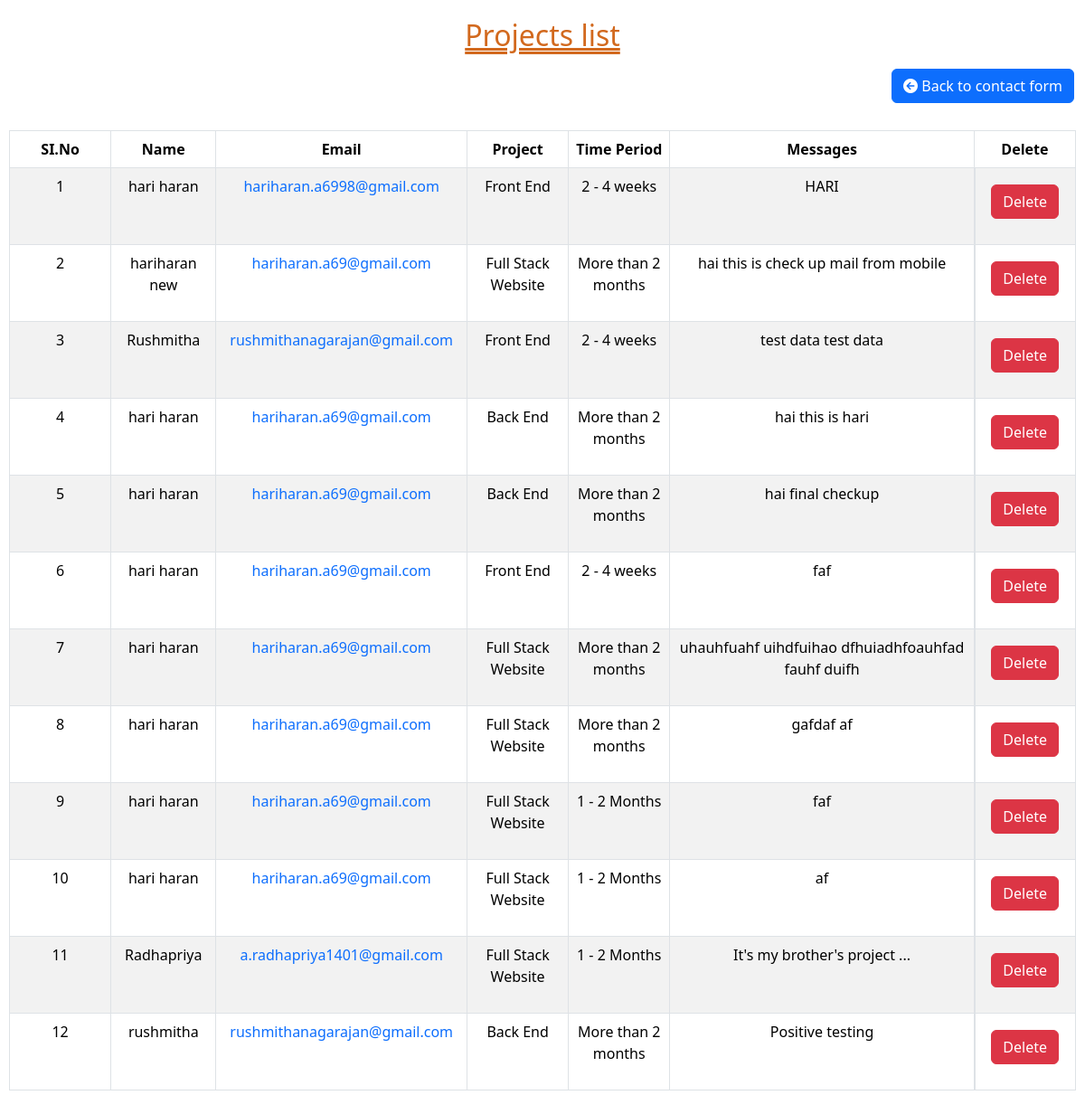
The page /view_contact on the database as committed earlier.
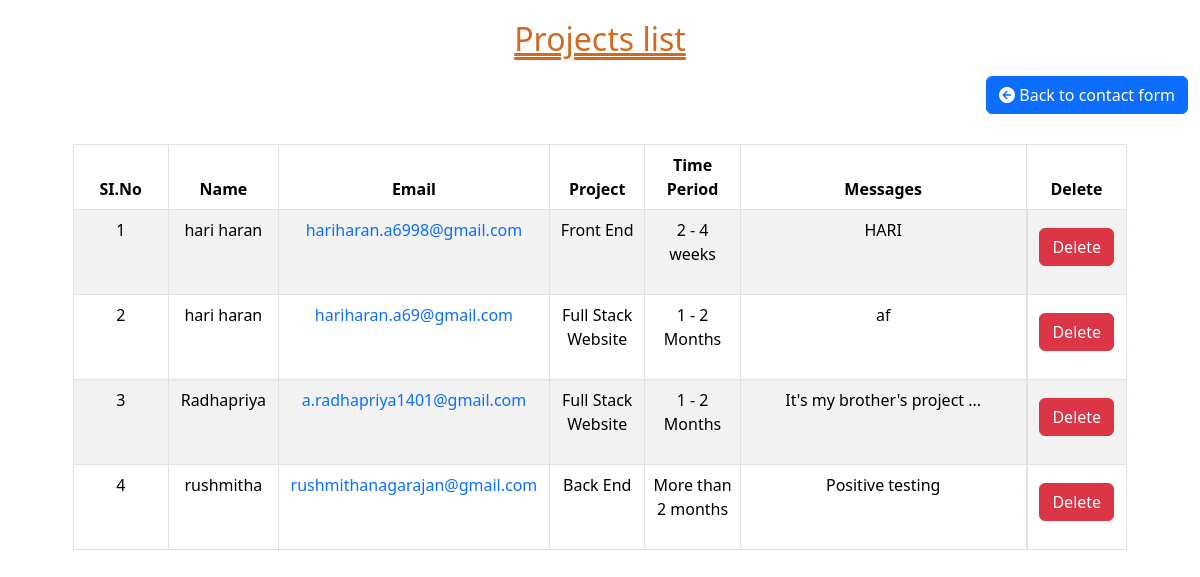
The same page on the database as committed later.
### portfolio_app/models.py (models this page shows, shortened)
class Contact(models.Model):
    web_choice = [
        ('Front End', 'Front End'),
        ('Back End', 'Back End'),
        ('Full Stack Website', 'Full Stack Website'),
        ("I'm not sure yet", "I'm not sure yet"),
    ]
    days_choice = [
        ('2 - 4 weeks', '2 - 4 weeks'),
        ('1 - 2 Months', '1 - 2 Months'),
        ('More than 2 months', 'More than 2 months'),
    ]
    name = models.CharField(max_length = 50)
    email = models.EmailField(max_length = 50)
    web = models.CharField(choices=web_choice, max_length = 50, null = True, blank = True)
    days = models.CharField(choices=days_choice,max_length = 50, null = True, blank = True)
    text = models.TextField(max_length = 500)

### portfolio_app/views.py (the view)
# urls.py: path('view_contact', views.view_contact, name = 'view_contact'),
def view_contact(request):
    contact = Contact.objects.all()
    return render(request, 'admincontact.html',{'contact':contact})

### portfolio_app/custom_context.py (called while the page is built)
def custom_context(request):
    user = get_user(request)
    if user.is_authenticated:
        try:
            profile = UserProfile.objects.get(pro=user)
            image_url = profile.profile.url
        except UserProfile.DoesNotExist:
            image_url = None
    else:
        image_url = None
    return {'image_url': image_url}

### template/admincontact.html (shortened to what this page needs)
<!DOCTYPE html>
<html lang="en">
<head>
    <link rel="stylesheet" href="https://cdn.jsdelivr.net/npm/bootstrap@5.3.2/dist/css/bootstrap.min.css">
    <link rel="stylesheet" href="https://cdnjs.cloudflare.com/ajax/libs/font-awesome/6.5.2/css/all.min.css" />
</head>
<body>
    <div class="mainContainer table-responsive-sm">
        <h2 class="h2">Projects list</h2>
        <div class="container-fluid">
            <a href="contact" class="btn float-right btn-primary"><i class="fa-solid fa-circle-arrow-left"></i> Back to contact form</a>
        </div>
        <div class="sub_container table-responsive">
            <table class="table text-center table-bordered table-striped table-hover">
                <thead>
                    <tr>
                        <th class="col-1">SI.No</th>
                        <th class="col-1">Name</th>
                        <th class="col-1">Email</th>
                        <th class="col-1">Project</th>
                        <th class="col-1">Time Period</th>
                        <th class="col-3" colspan="2">Messages</th>
                        <th class="col-1">Delete</th>
                    </tr>
                </thead>
                <tbody>
                    {% for x in contact %}
                    <tr>
                        <td>{{forloop.counter}}</td>
                        <td>{{x.name}}</td>
                        <td><a href="mailto:{{x.email}}">{{x.email}}</a></td>
                        <td>{{x.web}}</td>
                        <td>{{x.days}}</td>
                        <td colspan="2" colspan="2">{{x.text}}</td>
                        <td class=" center-cell "><a href="delete_contact/{{x.id}}" class="btn btn-danger">Delete</a></td>
                    </tr>
                    {% endfor %}
                </tbody>
            </table>
        </div>
    </div>
</body>
</html>

### template/admincontact.html (style rules this page uses)
* { margin: 0; padding: 0; box-sizing: border-box; }
.mainContainer { height: fit-content; width: 100%; display: grid; place-items: center; }
.sub_container { height: fit-content; padding: 10px; }
.h2 { margin-top: 20px; text-decoration: double underline; color: chocolate; }
a { text-decoration: none; }
.btn { margin-top: 10px; margin-bottom: 20px; float: right; }
.center-cell { display: flex; justify-content: center; align-items: center; }

Rows that differ between the two databases and show on the page:
removed Contact: name "hariharan new", email "hariharan.a69@gmail.com", web "Full Stack Website", days "More than 2 months", text "hai this is check up mail from mobile"
removed Contact: name "Rushmitha", email "rushmithanagarajan@gmail.com", web "Front End", days "2 - 4 weeks", text "test data test data"
removed Contact: name "hari haran", email "hariharan.a69@gmail.com", web "Back End", days "More than 2 months", text "hai this is hari"
removed Contact: name "hari haran", email "hariharan.a69@gmail.com", web "Back End", days "More than 2 months", text "hai final checkup"
removed Contact: name "hari haran", email "hariharan.a69@gmail.com", web "Front End", days "2 - 4 weeks", text "faf"
removed Contact: name "hari haran", email "hariharan.a69@gmail.com", web "Full Stack Website", days "More than 2 months", text "uhauhfuahf uihdfuihao dfhuiadhfoauhfad fauhf duifh"
removed Contact: name "hari haran", email "hariharan.a69@gmail.com", web "Full Stack Website", days "More than 2 months", text "gafdaf af"
removed Contact: name "hari haran", email "hariharan.a69@gmail.com", web "Full Stack Website", days "1 - 2 Months", text "faf"
